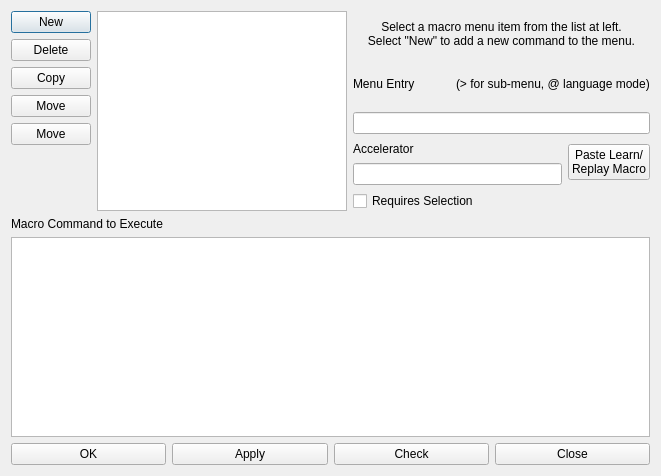
<?xml version="1.0" encoding="UTF-8"?>
<ui version="4.0">
 <class>DialogMacros</class>
 <widget class="QDialog" name="DialogMacros">
  <property name="geometry">
   <rect>
    <x>0</x>
    <y>0</y>
    <width>661</width>
    <height>476</height>
   </rect>
  </property>
  <property name="windowTitle">
   <string>Macro Commands</string>
  </property>
  <layout class="QVBoxLayout" name="verticalLayout_3">
   <item>
    <layout class="QHBoxLayout" name="horizontalLayout_4">
     <item>
      <layout class="QHBoxLayout" name="horizontalLayout">
       <item>
        <layout class="QVBoxLayout" name="verticalLayout">
         <item>
          <widget class="QPushButton" name="buttonNew">
           <property name="text">
            <string>New</string>
           </property>
           <property name="icon">
            <iconset theme="document-new">
             <normaloff>.</normaloff>.</iconset>
           </property>
          </widget>
         </item>
         <item>
          <widget class="QPushButton" name="buttonDelete">
           <property name="text">
            <string>Delete</string>
           </property>
           <property name="icon">
            <iconset theme="edit-delete">
             <normaloff>.</normaloff>.</iconset>
           </property>
          </widget>
         </item>
         <item>
          <widget class="QPushButton" name="buttonCopy">
           <property name="text">
            <string>Copy</string>
           </property>
           <property name="icon">
            <iconset theme="edit-copy">
             <normaloff>.</normaloff>.</iconset>
           </property>
          </widget>
         </item>
         <item>
          <widget class="QPushButton" name="buttonUp">
           <property name="text">
            <string>Move</string>
           </property>
           <property name="icon">
            <iconset theme="go-up">
             <normaloff>.</normaloff>.</iconset>
           </property>
          </widget>
         </item>
         <item>
          <widget class="QPushButton" name="buttonDown">
           <property name="text">
            <string>Move</string>
           </property>
           <property name="icon">
            <iconset theme="go-down">
             <normaloff>.</normaloff>.</iconset>
           </property>
          </widget>
         </item>
         <item>
          <spacer name="verticalSpacer">
           <property name="orientation">
            <enum>Qt::Vertical</enum>
           </property>
           <property name="sizeHint" stdset="0">
            <size>
             <width>20</width>
             <height>40</height>
            </size>
           </property>
          </spacer>
         </item>
        </layout>
       </item>
       <item>
        <widget class="QListView" name="listItems"/>
       </item>
      </layout>
     </item>
     <item>
      <layout class="QVBoxLayout" name="verticalLayout_2">
       <item>
        <widget class="QLabel" name="label">
         <property name="text">
          <string>Select a macro menu item from the list at left.
Select &quot;New&quot; to add a new command to the menu.</string>
         </property>
         <property name="alignment">
          <set>Qt::AlignCenter</set>
         </property>
        </widget>
       </item>
       <item>
        <layout class="QHBoxLayout" name="horizontalLayout_3">
         <item>
          <widget class="QLabel" name="label_3">
           <property name="text">
            <string>Menu Entry</string>
           </property>
          </widget>
         </item>
         <item>
          <spacer name="horizontalSpacer">
           <property name="orientation">
            <enum>Qt::Horizontal</enum>
           </property>
           <property name="sizeHint" stdset="0">
            <size>
             <width>40</width>
             <height>20</height>
            </size>
           </property>
          </spacer>
         </item>
         <item>
          <widget class="QLabel" name="label_2">
           <property name="text">
            <string>(&gt; for sub-menu, @ language mode)</string>
           </property>
          </widget>
         </item>
        </layout>
       </item>
       <item>
        <widget class="QLineEdit" name="editName"/>
       </item>
       <item>
        <layout class="QGridLayout" name="gridLayout">
         <item row="1" column="0">
          <widget class="KeySequenceEdit" name="editAccelerator"/>
         </item>
         <item row="0" column="0">
          <widget class="QLabel" name="label_4">
           <property name="text">
            <string>Accelerator</string>
           </property>
          </widget>
         </item>
         <item row="0" column="1" rowspan="2">
          <widget class="QPushButton" name="buttonPasteLRMacro">
           <property name="text">
            <string>Paste Learn/
Replay Macro</string>
           </property>
          </widget>
         </item>
        </layout>
       </item>
       <item>
        <widget class="QCheckBox" name="checkRequiresSelection">
         <property name="text">
          <string>Requires Selection</string>
         </property>
        </widget>
       </item>
      </layout>
     </item>
    </layout>
   </item>
   <item>
    <widget class="QLabel" name="label_6">
     <property name="text">
      <string>Macro Command to Execute</string>
     </property>
    </widget>
   </item>
   <item>
    <widget class="QPlainTextEdit" name="editMacro">
     <property name="font">
      <font>
       <family>Monospace</family>
      </font>
     </property>
    </widget>
   </item>
   <item>
    <layout class="QHBoxLayout" name="horizontalLayout_2">
     <item>
      <widget class="QPushButton" name="buttonOK">
       <property name="text">
        <string>OK</string>
       </property>
       <property name="icon">
        <iconset theme="dialog-ok">
         <normaloff>.</normaloff>.</iconset>
       </property>
      </widget>
     </item>
     <item>
      <widget class="QPushButton" name="buttonApply">
       <property name="text">
        <string>Apply</string>
       </property>
       <property name="icon">
        <iconset theme="dialog-ok-apply">
         <normaloff>.</normaloff>.</iconset>
       </property>
      </widget>
     </item>
     <item>
      <widget class="QPushButton" name="buttonCheck">
       <property name="text">
        <string>Check</string>
       </property>
      </widget>
     </item>
     <item>
      <widget class="QPushButton" name="buttonClose">
       <property name="text">
        <string>Close</string>
       </property>
       <property name="icon">
        <iconset theme="dialog-close">
         <normaloff>.</normaloff>.</iconset>
       </property>
      </widget>
     </item>
    </layout>
   </item>
  </layout>
 </widget>
 <customwidgets>
  <customwidget>
   <class>KeySequenceEdit</class>
   <extends>QLineEdit</extends>
   <header>KeySequenceEdit.h</header>
  </customwidget>
 </customwidgets>
 <resources/>
 <connections>
  <connection>
   <sender>buttonClose</sender>
   <signal>clicked()</signal>
   <receiver>DialogMacros</receiver>
   <slot>reject()</slot>
   <hints>
    <hint type="sourcelabel">
     <x>578</x>
     <y>447</y>
    </hint>
    <hint type="destinationlabel">
     <x>562</x>
     <y>475</y>
    </hint>
   </hints>
  </connection>
 </connections>
</ui>
